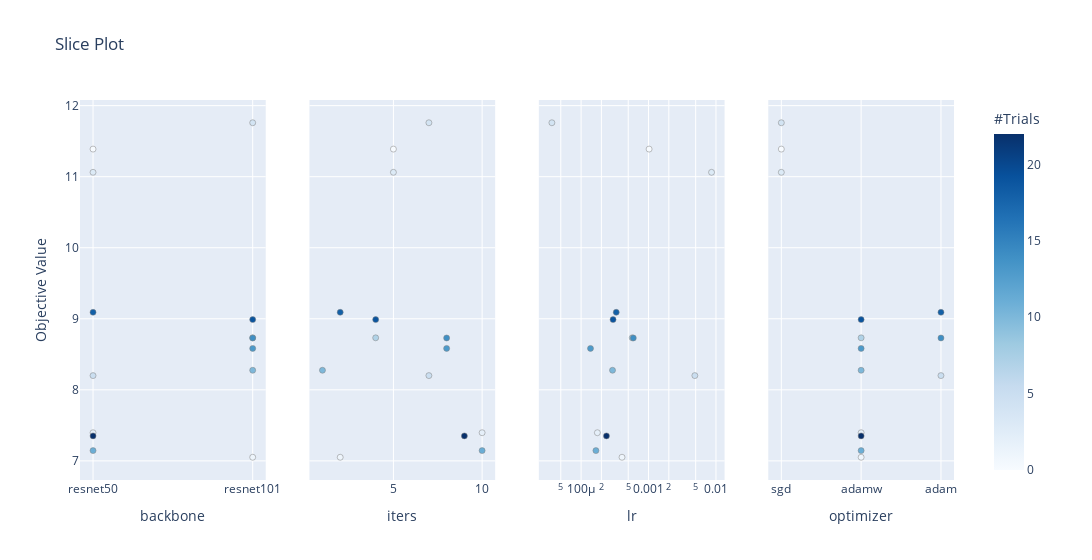

Notebook code cell kept with this figure:
### Code cell
plot_slice(study)

### Figure 1 — Plotly figure (JSON) as saved in the notebook; plotly's stock layout.template omitted (floating-point values rounded to 4 significant figures)
{"data": [{"marker": {"color": [0, 1, 2, 3, 4, 5, 7, 10, 11, 13, 14, 18, 19, 22], "colorbar": {"title": {"text": "#Trials"}, "x": 1, "xpad": 40}, "colorscale": [[0, "rgb(247,251,255)"], [0.125, "rgb(222,235,247)"], [0.25, "rgb(198,219,239)"], [0.375, "rgb(158,202,225)"], [0.5, "rgb(107,174,214)"], [0.625, "rgb(66,146,198)"], [0.75, "rgb(33,113,181)"], [0.875, "rgb(8,81,156)"], [1, "rgb(8,48,107)"]], "line": {"color": "Grey", "width": 0.5}, "showscale": true}, "mode": "markers", "showlegend": false, "type": "scatter", "x": ["resnet50", "resnet101", "resnet50", "resnet50", "resnet101", "resnet50", "resnet101", "resnet101", "resnet50", "resnet101", "resnet101", "resnet50", "resnet101", "resnet50"], "xaxis": "x", "y": [11.39, 7.051, 7.396, 11.06, 11.76, 8.2, 8.732, 8.275, 7.144, 8.583, 8.73, 9.091, 8.988, 7.351], "yaxis": "y"}, {"marker": {"color": [0, 1, 2, 3, 4, 5, 7, 10, 11, 13, 14, 18, 19, 22], "colorbar": {"title": {"text": "#Trials"}, "x": 1, "xpad": 40}, "colorscale": [[0, "rgb(247,251,255)"], [0.125, "rgb(222,235,247)"], [0.25, "rgb(198,219,239)"], [0.375, "rgb(158,202,225)"], [0.5, "rgb(107,174,214)"], [0.625, "rgb(66,146,198)"], [0.75, "rgb(33,113,181)"], [0.875, "rgb(8,81,156)"], [1, "rgb(8,48,107)"]], "line": {"color": "Grey", "width": 0.5}, "showscale": false}, "mode": "markers", "showlegend": false, "type": "scatter", "x": [5, 2, 10, 5, 7, 7, 4, 1, 10, 8, 8, 2, 4, 9], "xaxis": "x2", "y": [11.39, 7.051, 7.396, 11.06, 11.76, 8.2, 8.732, 8.275, 7.144, 8.583, 8.73, 9.091, 8.988, 7.351], "yaxis": "y2"}, {"marker": {"color": [0, 1, 2, 3, 4, 5, 7, 10, 11, 13, 14, 18, 19, 22], "colorbar": {"title": {"text": "#Trials"}, "x": 1, "xpad": 40}, "colorscale": [[0, "rgb(247,251,255)"], [0.125, "rgb(222,235,247)"], [0.25, "rgb(198,219,239)"], [0.375, "rgb(158,202,225)"], [0.5, "rgb(107,174,214)"], [0.625, "rgb(66,146,198)"], [0.75, "rgb(33,113,181)"], [0.875, "rgb(8,81,156)"], [1, "rgb(8,48,107)"]], "line": {"color": "Grey", "width": 0.5}, "showscale": false}, "mode": "markers", "showlegend": false, "type": "scatter", "x": [0.001019, 0.0004043, 0.0001743, 0.008592, 3.689e-05, 0.00486, 0.0005724, 0.0002925, 0.0001659, 0.0001379, 0.0005944, 0.0003318, 0.0002978, 0.0002377], "xaxis": "x3", "y": [11.39, 7.051, 7.396, 11.06, 11.76, 8.2, 8.732, 8.275, 7.144, 8.583, 8.73, 9.091, 8.988, 7.351], "yaxis": "y3"}, {"marker": {"color": [0, 1, 2, 3, 4, 5, 7, 10, 11, 13, 14, 18, 19, 22], "colorbar": {"title": {"text": "#Trials"}, "x": 1, "xpad": 40}, "colorscale": [[0, "rgb(247,251,255)"], [0.125, "rgb(222,235,247)"], [0.25, "rgb(198,219,239)"], [0.375, "rgb(158,202,225)"], [0.5, "rgb(107,174,214)"], [0.625, "rgb(66,146,198)"], [0.75, "rgb(33,113,181)"], [0.875, "rgb(8,81,156)"], [1, "rgb(8,48,107)"]], "line": {"color": "Grey", "width": 0.5}, "showscale": false}, "mode": "markers", "showlegend": false, "type": "scatter", "x": ["sgd", "adamw", "adamw", "sgd", "sgd", "adam", "adamw", "adamw", "adamw", "adamw", "adam", "adam", "adamw", "adamw"], "xaxis": "x4", "y": [11.39, 7.051, 7.396, 11.06, 11.76, 8.2, 8.732, 8.275, 7.144, 8.583, 8.73, 9.091, 8.988, 7.351], "yaxis": "y4"}], "layout": {"title": {"text": "Slice Plot"}, "width": 1200, "xaxis": {"anchor": "y", "domain": [0, 0.2125], "title": {"text": "backbone"}}, "xaxis2": {"anchor": "y2", "domain": [0.2625, 0.475], "title": {"text": "iters"}}, "xaxis3": {"anchor": "y3", "domain": [0.525, 0.7375], "title": {"text": "lr"}, "type": "log"}, "xaxis4": {"anchor": "y4", "domain": [0.7875, 1], "title": {"text": "optimizer"}}, "yaxis": {"anchor": "x", "domain": [0, 1], "title": {"text": "Objective Value"}}, "yaxis2": {"anchor": "x2", "domain": [0, 1], "matches": "y", "showticklabels": false}, "yaxis3": {"anchor": "x3", "domain": [0, 1], "matches": "y", "showticklabels": false}, "yaxis4": {"anchor": "x4", "domain": [0, 1], "matches": "y", "showticklabels": false}}}
